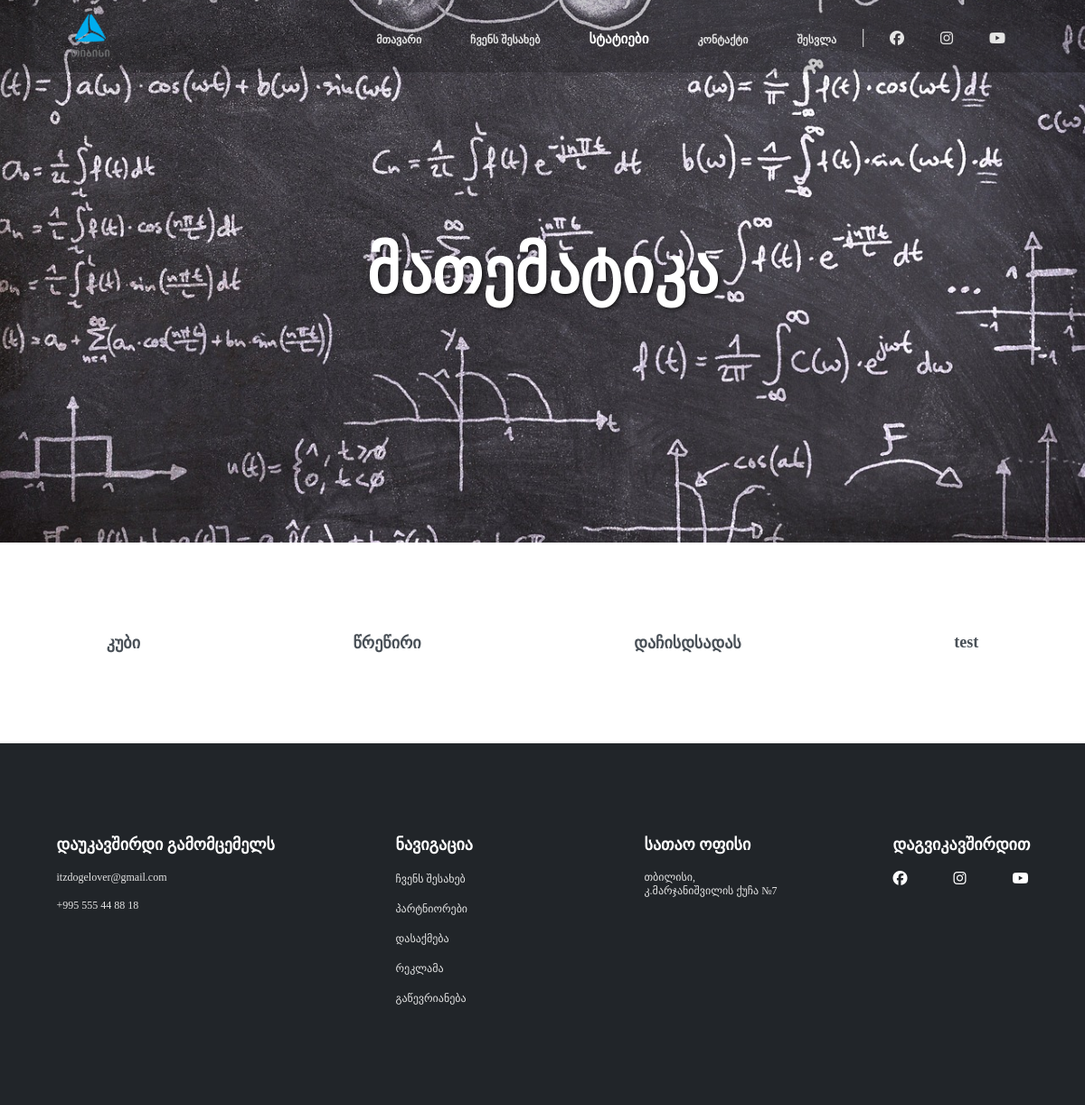
Page /math on the earlier database version.
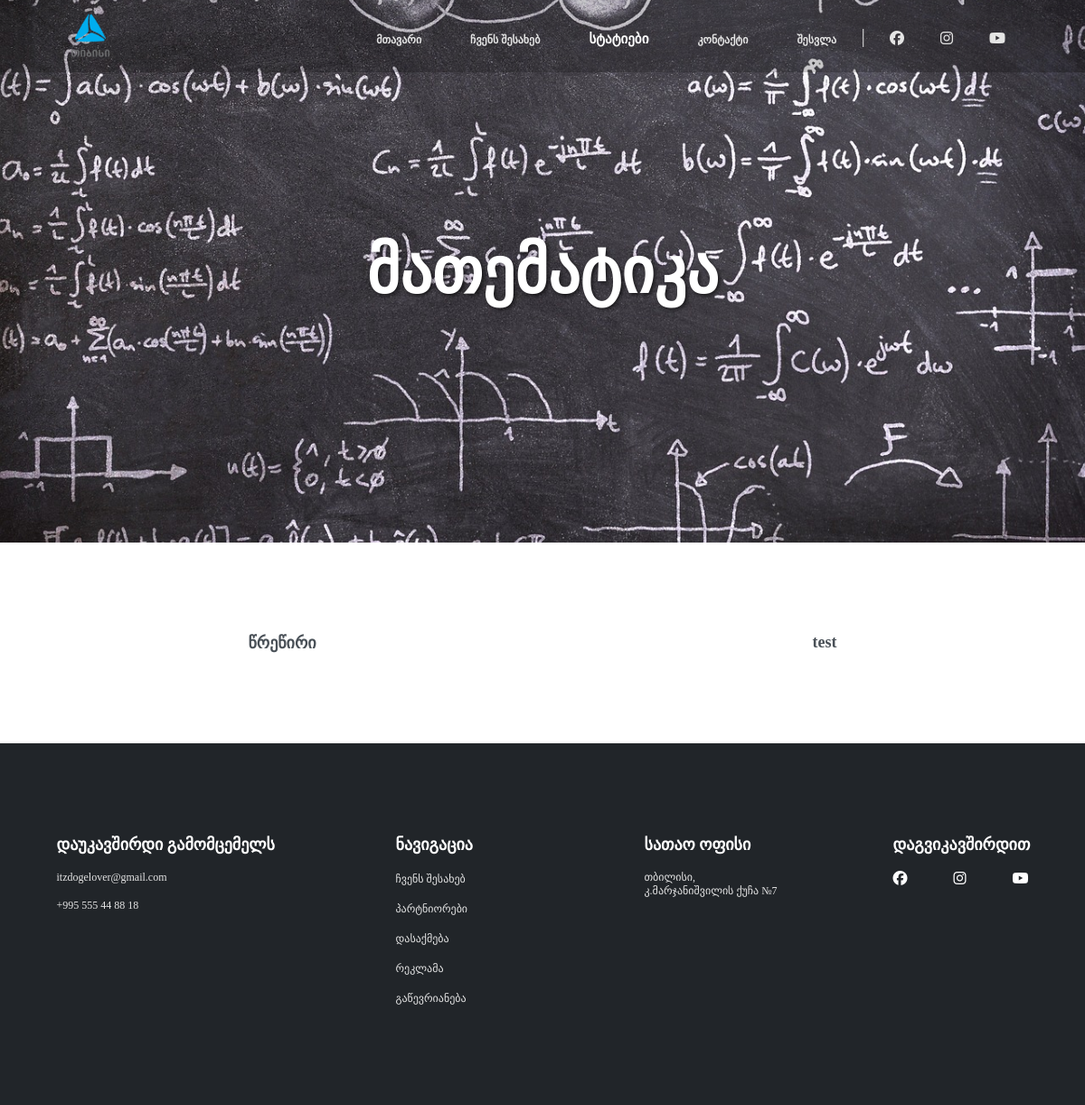
Same page on the later database version.
### models.py (models this page shows)
class Content(db.Model):
    id = db.Column(db.Integer, primary_key=True)
    title = db.Column(db.String(100), nullable=False)
    body = db.Column(db.Text, nullable=False)
    category = db.Column(db.String(50), nullable=False)
    image_file = db.Column(db.String(20), nullable=False, default='default.jpg')
    user_id = db.Column(db.Integer, db.ForeignKey('user.id'), nullable=False)

### app.py (the view)
@app.route("/math")
def math():
    math_contents = Content.query.filter_by(category='Math').all()
    return render_template('math.html', math_contents=math_contents)

### templates/math.html (shortened to what this page needs)
<!DOCTYPE html>
<html lang="en">
<head>
    <link rel="stylesheet" href="{{ url_for('static', filename='reset.css') }}">
    <link rel="stylesheet" href="{{ url_for('static', filename='style.css') }}">
    <link rel="stylesheet" href="https://cdnjs.cloudflare.com/ajax/libs/font-awesome/6.5.2/css/all.min.css" />
</head>
<body>
    <header>
        <a href="https://www.tbceducation.ge/" target="_blank"><img src="{{ url_for('static', filename='tbc-logo.png') }}" class="tbc_logo" alt="tbc logo"></a>
        <nav>
            <ul>
                <li><a class="h1a" href="{{ url_for('index') }}">მთავარი</a></li>
                <li><a class="h1a" href="{{ url_for('about') }}">ჩვენს შესახებ</a></li>
                <li><a class="h1a_active" href="#">სტატიები</a></li>
                <li><a class="h1a" href="{{ url_for('contact') }}">კონტაქტი</a></li>
                {% if current_user.is_authenticated %}
                    <li><a class="h1a" href="{{ url_for('add_content') }}">სტატიის დამატება</a></li>
                {% else %}
                    <li><a class="h1a" href="{{ url_for('login') }}">შესვლა</a></li>
                {% endif %}
            </ul>
            <ul>
                <li><a class="fb" href="https://www.facebook.com/dachi.mekvabidze" target="_blank"><i class="fa-brands fa-facebook"></i></a></li>
                <li><a class="insta" href="https://www.instagram.com/dmekvabidze/" target="_blank"><i class="fa-brands fa-instagram"></i></a></li>
                <li><a class="yt" href="https://www.youtube.com/@itzdogelover" target="_blank"><i class="fa-brands fa-youtube"></i></a></li>
            </ul>
        </nav>
    </header>
    <section>
        <div class="math_image">
            <h1 class="math_image_h1">მათემატიკა</h1>
        </div>
    </section>
    <section style="display: flex; justify-content:space-around; margin-bottom: 100px;">
        {% for content in math_contents %}
        <div class="math_container">
            <a href="{{ url_for('content_detail', content_id=content.id) }}" class="math_a">{{ content.title }}</a>
        </div>
        {% endfor %}
    </section>
    <footer>
        <div class="footer_contact">
            <h1 class="footer_h1">დაუკავშირდი გამომცემელს</h1>
            <p class="footer_p">itzdogelover@gmail.com</p>
            <p class="footer_p">+995 555 44 88 18</p>
        </div>
        <div class="footer_explore">
            <h1 class="footer_h1">ნავიგაცია</h1>
            <a href="{{ url_for('about') }}" class="footer_p">ჩვენს შესახებ</a>
            <br><br>
            <a href="#" class="footer_p">პარტნიორები</a>
            <br><br>
            <a href="#" class="footer_p">დასაქმება</a>
            <br><br>
            <a href="#" class="footer_p">რეკლამა</a>
            <br><br>
            <a href="#" class="footer_p">გაწევრიანება</a>
        </div>
        <div class="footer_headquarters">
            <h1 class="footer_h1">სათაო ოფისი</h1>
            <p class="footer_p">თბილისი, კ.მარჯანიშვილის ქუჩა №7</p>
        </div>
        <div class="connections">
            <h1 class="footer_h1">დაგვიკავშირდით</h1>
            <div style="display: flex; justify-content: space-between;">
                <a href="https://www.facebook.com/dachi.mekvabidze"><i class="fa-brands fa-facebook" style="color: #ffffff;"></i></a>
                <a href="https://www.instagram.com/dmekvabidze/"><i class="fa-brands fa-instagram" style="color: #ffffff;"></i></a>
                <a href="https://www.youtube.com/@itzdogelover"><i class="fa-brands fa-youtube" style="color: #ffffff;"></i></a>
            </div>
        </div>
    </footer>
</body>
</html>

### static/style.css (style rules this page uses)
header { height:80px; width:100%; background-color: rgba(0, 0, 0, 0.20);; position:fixed; display: -webkit-box; display: -ms-flexbox; display: flex; -webkit-box-align: center; -ms-flex-align: center; align-items: center; -webkit-box-pack: justify; -ms-flex-pack: justify; justify-content: space-between; padding-left: 70px; padding-right: 70px; z-index: 10; }
.tbc_logo { width: 60px; height: 60px; display: inline-block; }
li { list-style-type: none; display: inline-block; }
ul { display: inline-block; }
.h1a { color: #E5E5E5; font-size: 12px; font-style: normal; font-weight: 700; line-height: normal; display: inline-block; margin-left: 25px; margin-right:25px; }
.h1a_active { color: #ffffff; font-size: 15px; font-style: normal; font-weight: 700; line-height: normal; display: inline-block; margin-left: 25px; margin-right:25px; }
.fb { display: inline-block; color: #E5E5E5; margin-left: 25px; margin-right: 18px; }
.insta { display: inline-block; color: #E5E5E5; margin-left: 18px; margin-right: 18px; }
.yt { display: inline-block; color: #E5E5E5; margin-left: 18px; margin-right: 18px; }
footer { background: #212529; height: 400px; display: -webkit-box; display: -ms-flexbox; display: flex; -ms-flex-wrap: wrap; flex-wrap: wrap; -ms-flex-pack: distribute; justify-content: space-around; padding-top: 100px; }
.footer_contact { width: 250px; }
.footer_explore { width: 150px; }
.footer_headquarters { width: 150px; }
.connections { width: 150px; }
.footer_h1 { color: #FFF; font-size: 18px; font-style: normal; font-weight: 700; line-height: 25px; margin-bottom: 16px; }
.footer_p { color: #E5E5E5; font-size: 12px; font-style: normal; font-weight: 400; line-height: normal; margin-bottom: 16px; }
.math_image { height: 600px; width: 100%; background-image: url(../static/maths.jpg); background-size: cover; margin-bottom: 100px; display: -webkit-box; display: -ms-flexbox; display: flex; -webkit-box-pack: center; -ms-flex-pack: center; justify-content: center; -webkit-box-align: center; -ms-flex-align: center; align-items: center; background-position: center; }
.math_image_h1 { color: #FFF; text-align: center; font-size: 70px; font-style: normal; font-weight: 700; line-height: normal; text-shadow: 2px 2px 4px rgba(0, 0, 0, 0.6); }
.math_a { color: #495057; text-align: center; font-size: 18px; font-style: normal; font-weight: 700; line-height: normal; }

Differences in the rows shown:
removed Content: title "კუბი"
removed Content: title "დაჩისდსადას"
